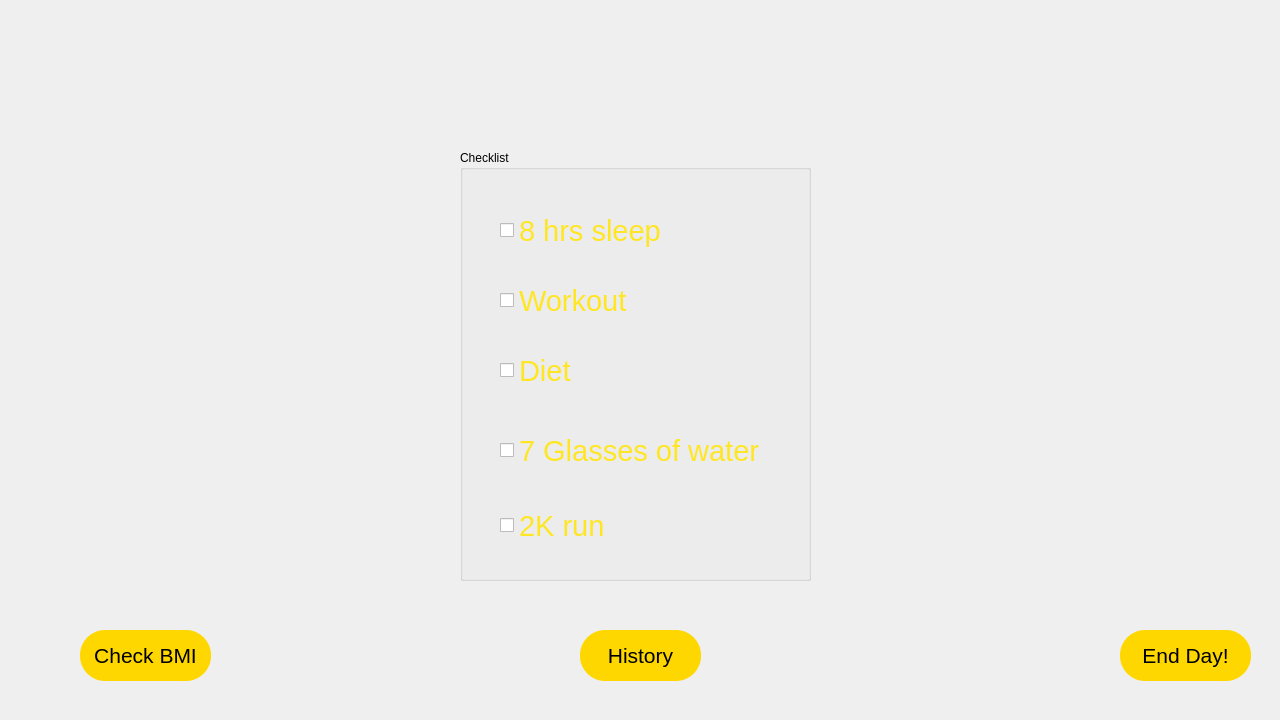
<?xml version="1.0" encoding="UTF-8"?>
<ui version="4.0">
 <class>checklist</class>
 <widget class="QDialog" name="checklist">
  <property name="geometry">
   <rect>
    <x>0</x>
    <y>0</y>
    <width>1280</width>
    <height>720</height>
   </rect>
  </property>
  <property name="windowTitle">
   <string>Dialog</string>
  </property>
  <property name="styleSheet">
   <string notr="true">#checklist{
	border-image: url(:/images/checklistbg.jpg);
}</string>
  </property>
  <widget class="QGroupBox" name="checklistgroup">
   <property name="geometry">
    <rect>
     <x>460</x>
     <y>150</y>
     <width>351</width>
     <height>431</height>
    </rect>
   </property>
   <property name="styleSheet">
    <string notr="true">#checklistgroup{


	border-image: url(:/images/Untitled_design.png);
}</string>
   </property>
   <property name="title">
    <string>Checklist</string>
   </property>
   <widget class="QCheckBox" name="sleepcheck">
    <property name="geometry">
     <rect>
      <x>40</x>
      <y>50</y>
      <width>201</width>
      <height>61</height>
     </rect>
    </property>
    <property name="font">
     <font>
      <pointsize>22</pointsize>
     </font>
    </property>
    <property name="styleSheet">
     <string notr="true">color: rgb(255, 230, 37);</string>
    </property>
    <property name="text">
     <string>8 hrs sleep</string>
    </property>
   </widget>
   <widget class="QCheckBox" name="workoutcheck">
    <property name="geometry">
     <rect>
      <x>40</x>
      <y>120</y>
      <width>201</width>
      <height>61</height>
     </rect>
    </property>
    <property name="font">
     <font>
      <pointsize>22</pointsize>
     </font>
    </property>
    <property name="styleSheet">
     <string notr="true">color: rgb(255, 230, 37);</string>
    </property>
    <property name="text">
     <string>Workout</string>
    </property>
   </widget>
   <widget class="QCheckBox" name="dietcheck">
    <property name="geometry">
     <rect>
      <x>40</x>
      <y>200</y>
      <width>91</width>
      <height>41</height>
     </rect>
    </property>
    <property name="font">
     <font>
      <pointsize>22</pointsize>
     </font>
    </property>
    <property name="styleSheet">
     <string notr="true">color: rgb(255, 230, 37);</string>
    </property>
    <property name="text">
     <string>Diet</string>
    </property>
   </widget>
   <widget class="QCheckBox" name="watercheck">
    <property name="geometry">
     <rect>
      <x>40</x>
      <y>260</y>
      <width>271</width>
      <height>81</height>
     </rect>
    </property>
    <property name="font">
     <font>
      <pointsize>22</pointsize>
     </font>
    </property>
    <property name="styleSheet">
     <string notr="true">color: rgb(255, 230, 37);</string>
    </property>
    <property name="text">
     <string>7 Glasses of water</string>
    </property>
   </widget>
   <widget class="QCheckBox" name="runcheck">
    <property name="geometry">
     <rect>
      <x>40</x>
      <y>350</y>
      <width>161</width>
      <height>51</height>
     </rect>
    </property>
    <property name="font">
     <font>
      <pointsize>22</pointsize>
     </font>
    </property>
    <property name="styleSheet">
     <string notr="true">color: rgb(255, 230, 37);</string>
    </property>
    <property name="text">
     <string>2K run</string>
    </property>
   </widget>
  </widget>
  <widget class="QPushButton" name="checkbmibutton">
   <property name="geometry">
    <rect>
     <x>80</x>
     <y>630</y>
     <width>131</width>
     <height>51</height>
    </rect>
   </property>
   <property name="font">
    <font>
     <pointsize>16</pointsize>
    </font>
   </property>
   <property name="styleSheet">
    <string notr="true">QPushButton#checkbmibutton {
    
	background-color: rgb(255, 215, 0);
	color: rgb(0, 0, 0);
 border-radius :25px solid black;
	}

	QPushButton#checkbmibutton:hover{
    background-color: rgb(0, 142, 213);
	}

QPushButton#checkbmibutton:pressed{
    background-color: rgb(0, 26, 141);
	}</string>
   </property>
   <property name="text">
    <string>Check BMI</string>
   </property>
  </widget>
  <widget class="QPushButton" name="historybutton">
   <property name="geometry">
    <rect>
     <x>580</x>
     <y>630</y>
     <width>121</width>
     <height>51</height>
    </rect>
   </property>
   <property name="font">
    <font>
     <pointsize>16</pointsize>
    </font>
   </property>
   <property name="styleSheet">
    <string notr="true">QPushButton#historybutton {
    
	background-color: rgb(255, 215, 0);
	color: rgb(0, 0, 0);
 border-radius :25px solid black;
	}

	QPushButton#historybutton:hover{
    background-color: rgb(0, 142, 213);
	}

QPushButton#historybutton:pressed{
    background-color: rgb(0, 26, 141);
	}</string>
   </property>
   <property name="text">
    <string>History</string>
   </property>
  </widget>
  <widget class="QPushButton" name="enddaybutton">
   <property name="geometry">
    <rect>
     <x>1120</x>
     <y>630</y>
     <width>131</width>
     <height>51</height>
    </rect>
   </property>
   <property name="font">
    <font>
     <pointsize>16</pointsize>
    </font>
   </property>
   <property name="styleSheet">
    <string notr="true">QPushButton#enddaybutton {
    
	background-color: rgb(255, 215, 0);
	color: rgb(0, 0, 0);
 border-radius :25px solid black;
	}

	QPushButton#enddaybutton:hover{
    background-color: rgb(0, 142, 213);
	}

QPushButton#enddaybutton:pressed{
    background-color: rgb(0, 26, 141);
	}</string>
   </property>
   <property name="text">
    <string>End Day!</string>
   </property>
  </widget>
  <widget class="QWidget" name="logo" native="true">
   <property name="geometry">
    <rect>
     <x>520</x>
     <y>30</y>
     <width>231</width>
     <height>101</height>
    </rect>
   </property>
   <property name="styleSheet">
    <string notr="true">#logo{
	border-image: url(:/images/IMG_1668.png);
}</string>
   </property>
  </widget>
 </widget>
 <resources/>
 <connections/>
</ui>
